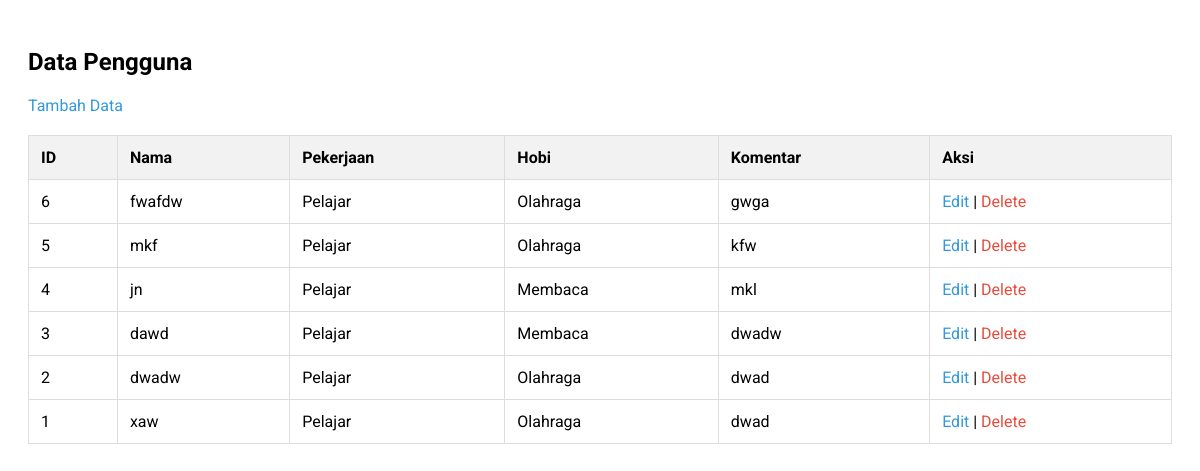
The app's page /read.php with its own data.
### tables this page shows
CREATE TABLE `users` (
  `id` int(11) NOT NULL,
  `nama` varchar(100) NOT NULL,
  `pekerjaan` varchar(50) NOT NULL,
  `hobi` varchar(100) NOT NULL,
  `komentar` text NOT NULL,
  `created_at` timestamp NULL DEFAULT current_timestamp()
);

### read.php (the view, shortened to what this page needs)
<?php
include 'connect.php';
$sql = "SELECT * FROM users ORDER BY created_at DESC";
$result = $conn->query($sql);
?>
<!DOCTYPE html>
<html lang="id">
<head>
    <link rel="stylesheet" href="https://cdnjs.cloudflare.com/ajax/libs/font-awesome/6.4.0/css/all.min.css">
</head>
<body>
    <h2>Data Pengguna</h2>
    <a href="page2.html">Tambah Data</a>
    <table>
        <thead>
            <tr>
                <th>ID</th>
                <th>Nama</th>
                <th>Pekerjaan</th>
                <th>Hobi</th>
                <th>Komentar</th>
                <th>Aksi</th>
            </tr>
        </thead>
        <tbody>
            <?php if ($result->num_rows > 0): ?>
                <?php while($row = $result->fetch_assoc()): ?>
                    <tr>
                        <td><?php echo htmlspecialchars($row['id']); ?></td>
                        <td><?php echo htmlspecialchars($row['nama']); ?></td>
                        <td><?php echo htmlspecialchars($row['pekerjaan']); ?></td>
                        <td><?php echo htmlspecialchars($row['hobi']); ?></td>
                        <td><?php echo htmlspecialchars($row['komentar']); ?></td>
                        <td>
                            <a href="edit.php?id=<?php echo $row['id']; ?>">Edit</a> |
                            <a href="delete.php?id=<?php echo $row['id']; ?>" class="delete" onclick="return confirm('Apakah Anda yakin ingin menghapus data ini?')">Delete</a>
                        </td>
                    </tr>
                <?php endwhile; ?>
            <?php else: ?>
                <tr>
                    <td colspan="6">Tidak ada data.</td>
                </tr>
            <?php endif; ?>
        </tbody>
    </table>
</body>
</html>

### read.php (style rules this page uses)
body { font-family: 'Roboto', sans-serif; padding: 20px; }
table { width: 100%; border-collapse: collapse; margin-top: 20px; }
th, td { padding: 12px; border: 1px solid #ddd; text-align: left; }
th { background-color: #f2f2f2; }
a { text-decoration: none; color: #3498db; }
a.delete { color: #e74c3c; }

### records on screen
users: id "6", nama "fwafdw", pekerjaan "Pelajar", hobi "Olahraga", komentar "gwga"
users: id "5", nama "mkf", pekerjaan "Pelajar", hobi "Olahraga", komentar "kfw"
users: id "4", nama "jn", pekerjaan "Pelajar", hobi "Membaca", komentar "mkl"
users: id "3", nama "dawd", pekerjaan "Pelajar", hobi "Membaca", komentar "dwadw"
users: id "2", nama "dwadw", pekerjaan "Pelajar", hobi "Olahraga", komentar "dwad"
users: id "1", nama "xaw", pekerjaan "Pelajar", hobi "Olahraga", komentar "dwad"
